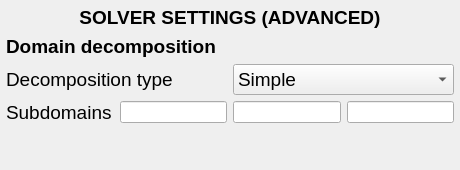
         <widget class="QWidget" name="IB_SolverAdv">
          <layout class="QVBoxLayout" name="verticalLayout_29">
           <property name="leftMargin">
            <number>6</number>
           </property>
           <property name="topMargin">
            <number>6</number>
           </property>
           <property name="rightMargin">
            <number>6</number>
           </property>
           <property name="bottomMargin">
            <number>6</number>
           </property>
           <item>
            <widget class="QLabel" name="Lbl_IB_H1">
             <property name="font">
              <font>
               <pointsize>14</pointsize>
              </font>
             </property>
             <property name="text">
              <string>&lt;html&gt;&lt;head/&gt;&lt;body&gt;&lt;p&gt;&lt;span style=&quot; font-weight:600;&quot;&gt;SOLVER SETTINGS (ADVANCED)&lt;/span&gt;&lt;/p&gt;&lt;/body&gt;&lt;/html&gt;</string>
             </property>
             <property name="alignment">
              <set>Qt::AlignCenter</set>
             </property>
            </widget>
           </item>
           <item>
            <widget class="QLabel" name="Lbl_IB_Domain">
             <property name="font">
              <font>
               <pointsize>14</pointsize>
               <weight>75</weight>
               <bold>true</bold>
              </font>
             </property>
             <property name="text">
              <string>Domain decomposition</string>
             </property>
            </widget>
           </item>
           <item>
            <layout class="QHBoxLayout" name="HLY_IB_Decomp" stretch="0,0">
             <item>
              <widget class="QLabel" name="Lbl_IB_Decomp">
               <property name="font">
                <font>
                 <pointsize>14</pointsize>
                 <italic>false</italic>
                </font>
               </property>
               <property name="text">
                <string>Decomposition type</string>
               </property>
               <property name="alignment">
                <set>Qt::AlignLeading|Qt::AlignLeft|Qt::AlignVCenter</set>
               </property>
               <property name="wordWrap">
                <bool>true</bool>
               </property>
              </widget>
             </item>
             <item>
              <widget class="QComboBox" name="Cmb_IB_Decomp">
               <property name="font">
                <font>
                 <pointsize>14</pointsize>
                </font>
               </property>
               <item>
                <property name="text">
                 <string>Simple</string>
                </property>
               </item>
               <item>
                <property name="text">
                 <string>Hierarchial</string>
                </property>
               </item>
              </widget>
             </item>
            </layout>
           </item>
           <item>
            <layout class="QHBoxLayout" name="HLY_IB_Subdomains" stretch="1,1,1,1">
             <item>
              <widget class="QLabel" name="Lbl_IB_Subdomains">
               <property name="font">
                <font>
                 <pointsize>14</pointsize>
                 <italic>false</italic>
                </font>
               </property>
               <property name="text">
                <string>Subdomains</string>
               </property>
               <property name="alignment">
                <set>Qt::AlignLeading|Qt::AlignLeft|Qt::AlignVCenter</set>
               </property>
               <property name="wordWrap">
                <bool>true</bool>
               </property>
              </widget>
             </item>
             <item>
              <widget class="QLineEdit" name="Led_IB_SubdomainsX"/>
             </item>
             <item>
              <widget class="QLineEdit" name="Led_IB_SubdomainsY"/>
             </item>
             <item>
              <widget class="QLineEdit" name="Led_IB_SubdomainsZ"/>
             </item>
            </layout>
           </item>
           <item>
            <spacer name="VSp_IB_01">
             <property name="orientation">
              <enum>Qt::Vertical</enum>
             </property>
             <property name="sizeHint" stdset="0">
              <size>
               <width>20</width>
               <height>40</height>
              </size>
             </property>
            </spacer>
           </item>
          </layout>
         </widget>
